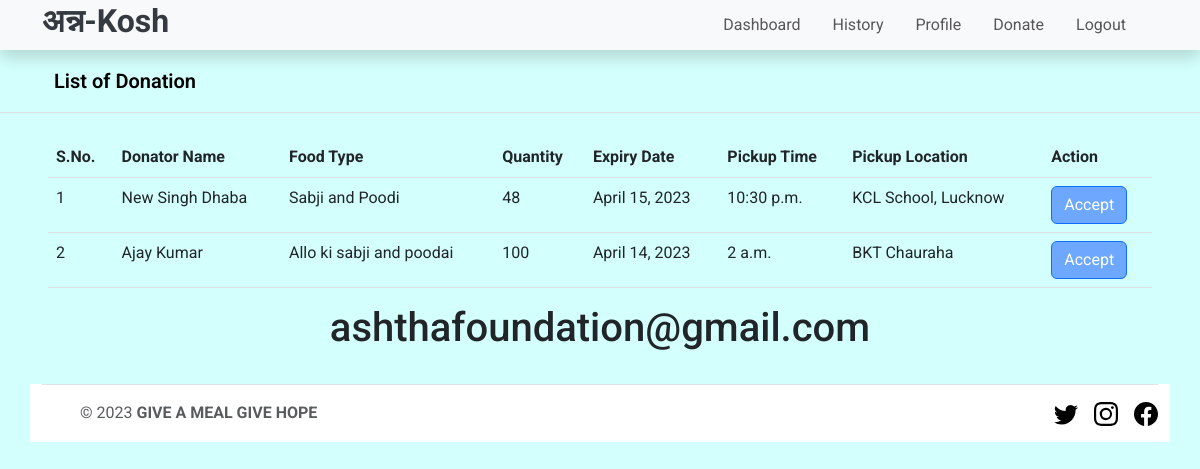
Screenshot of /history/ (signed in) with the database file from the repository.
### myapp/models.py (models this page shows, shortened)
class Donation(models.Model):
    donator_name = models.CharField(max_length=255)
    food_type = models.CharField(max_length=255)
    quantity = models.IntegerField()
    expiry_date = models.DateField()
    pickup_time = models.TimeField()
    pickup_location = models.CharField(max_length=255)
    created_at = models.DateTimeField(auto_now_add=True)
    action = models.CharField(max_length=255, default="Pending")

### myapp/views.py (the view)
# urls.py: path('history/', views.history, name='history'),
def history(request):
    ngo = request.user.groups.filter(name='ngo').exists
    donator = request.user.groups.filter(name='donator').exists
    donations = Donation.objects.all().order_by('-created_at')
    return render(request, 'history.html', locals())

### templates/history.html (shortened to what this page needs)
{% extends 'base.html' %}
{% block main %}
    <a href="/" class="d-flex align-items-center flex-shrink-0 p-3 link-body-emphasis text-decoration-none border-bottom">
        <svg class="bi pe-none me-2" width="30" height="24"><use xlink:href="#bootstrap"/></svg>
        <span class="fs-5 fw-semibold">List of Donation</span>
    </a>
    <div class="px-5 py-4 ">
      <table class="table">
        <thead>
          <tr>
            <th>S.No.</th>
            <th>Donator Name</th>
            <th>Food Type</th>
            <th>Quantity</th>
            <th>Expiry Date</th>
            <th>Pickup Time</th>
            <th>Pickup Location</th>
            <th>Action</th>
          </tr>
        </thead>
        <tbody>
          {% for donation in donations %}
          <tr>
            <td>{{ forloop.counter }}</td>
            <td>{{ donation.donator_name }}</td>
            <td>{{ donation.food_type }}</td>
            <td>{{ donation.quantity }}</td>
            <td>{{ donation.expiry_date }}</td>
            <td>{{ donation.pickup_time }}</td>
            <td>{{ donation.pickup_location }}</td>
            <td>
              {% if ngo %}
                {% if donation.action  == 'Pending' %}
                  <a class="btn btn-primary" href="accept" >Accept</a>
                {% else %}
                  <span class="badge text-bg-success">Accept</span>
                {% endif %}
              {% else %}
                  {% if donation.action  == 'Pending' %}
                    <span class="badge text-bg-primary">Pending</span>
                  {% else %}
                    <span class="badge text-bg-success">Accept</span>
                  {% endif %}
              {% endif %}
            </td>
          </tr>
          {% endfor %}
        </tbody>
      </table>
      <h1 class="text-center">{{ user.username }}</h1>
    </div>
{% endblock main %}

### static/css/style.css (style rules this page uses)
* { font-family: 'Roboto', sans-serif; }
body { background-color:rgba(211, 255, 252, 1); }

### rows the page displays
Donation: donator_name "New Singh Dhaba", food_type "Sabji and Poodi", quantity "48", expiry_date "April 15, 2023", pickup_time "10:30 p.m.", pickup_location "KCL School, Lucknow", action "Accept"
Donation: donator_name "Ajay Kumar", food_type "Allo ki sabji and poodai", quantity "100", expiry_date "April 14, 2023", pickup_time "2 a.m.", pickup_location "BKT Chauraha", action "Accept"

### other values shown
{{ user.username }} "ashthafoundation@gmail.com"
